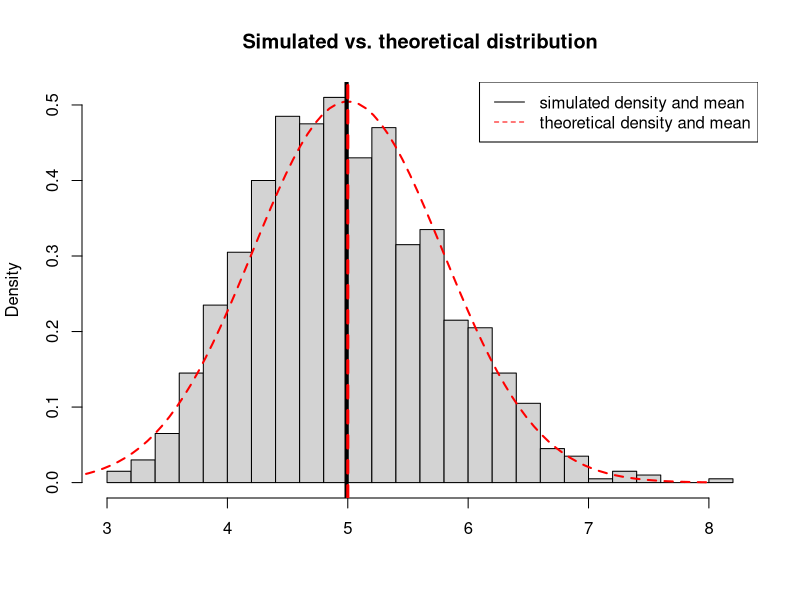
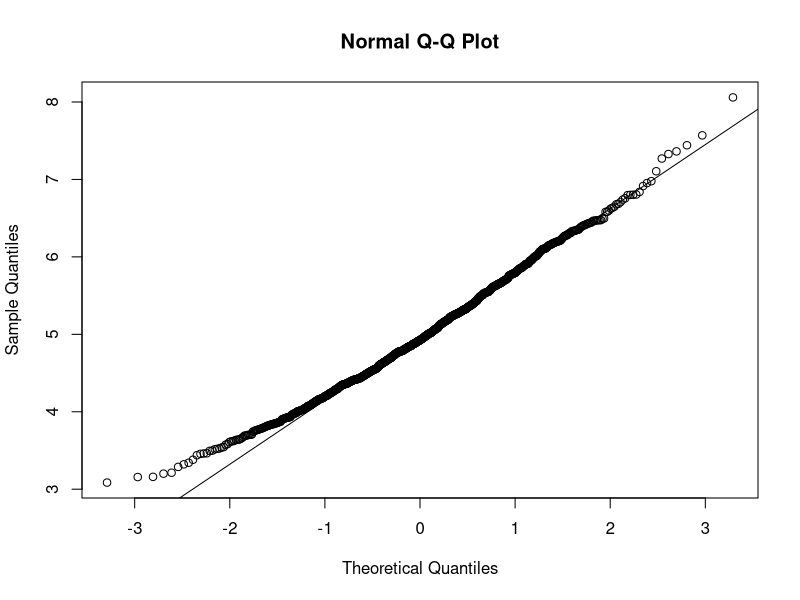

Write the R code that produced these figures, in order.
## ---- chunk 1
lambda <- 0.2
B <- 1000
n <- 40
set.seed(1) # important to be able to reproduce the results
samples <- matrix(rexp(n*B, lambda), B, n)
averages <- rowMeans(samples)
# computation of the mean and variance
sample_mean <- mean(averages)
sample_variance <- var(averages)
# print out the results
sample_mean
sample_variance
## ---- chunk 2
hist(averages, breaks=20, prob=TRUE, 
     main="Simulated vs. theoretical distribution",
     xlab="")
xt <- seq(2, 8, length.out = 100)
yt <- dnorm(xt, 5, sqrt(0.625))
lines(xt, yt, col = 'red', lty=2, lwd = 2) ## theoretical normal distribution
abline(v=sample_mean, lwd = 4)      ## sample mean
abline(v=1/lambda, col = 'red', lty =2, lwd = 3) ## theoretical mean
legend('topright', c("simulated density and mean", "theoretical density and mean"), 
       lty=c(1,2), col=c("black", "red"))
## ---- chunk 3
qqnorm(averages)
qqline(averages)
